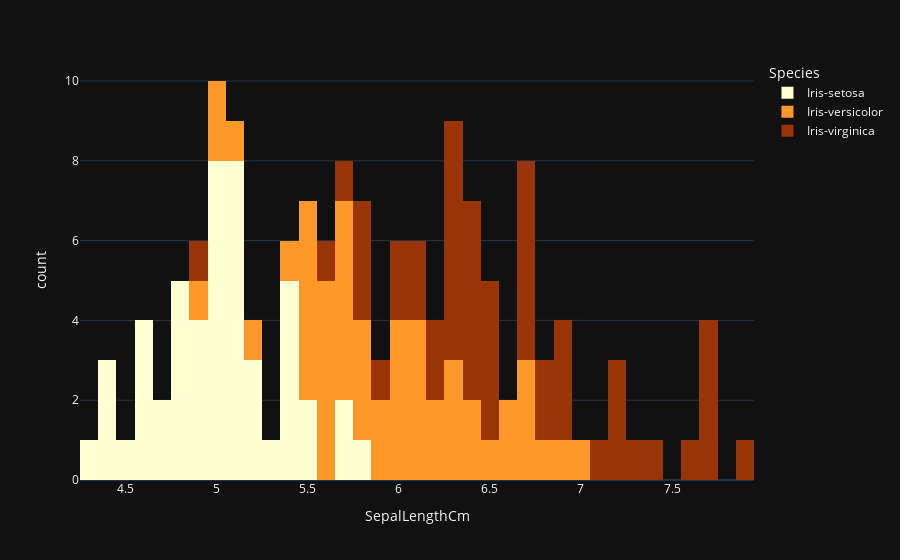

The notebook cell this image was saved under:
### Code cell
fig = px.histogram(data_frame=iris, x='SepalLengthCm',color='Species',color_discrete_sequence=['#ffffd4 ','#fe9929 ','#993404 '], template='plotly_dark',nbins=50)
fig.show()

### Figure 1 — Plotly figure (JSON) as saved in the notebook; plotly's stock layout.template omitted (floating-point values rounded to 4 significant figures)
{"data": [{"alignmentgroup": "True", "bingroup": "x", "hovertemplate": "Species=Iris-setosa<br>SepalLengthCm=%{x}<br>count=%{y}<extra></extra>", "legendgroup": "Iris-setosa", "marker": {"color": "#ffffd4 ", "pattern": {"shape": ""}}, "name": "Iris-setosa", "nbinsx": 50, "offsetgroup": "Iris-setosa", "orientation": "v", "showlegend": true, "type": "histogram", "x": [5.1, 4.9, 4.7, 4.6, 5, 5.4, 4.6, 5, 4.4, 4.9, 5.4, 4.8, 4.8, 4.3, 5.8, 5.7, 5.4, 5.1, 5.7, 5.1, 5.4, 5.1, 4.6, 5.1, 4.8, 5, 5, 5.2, 5.2, 4.7, 4.8, 5.4, 5.2, 5.5, 4.9, 5, 5.5, 4.9, 4.4, 5.1, 5, 4.5, 4.4, 5, 5.1, 4.8, 5.1, 4.6, 5.3, 5], "xaxis": "x", "yaxis": "y"}, {"alignmentgroup": "True", "bingroup": "x", "hovertemplate": "Species=Iris-versicolor<br>SepalLengthCm=%{x}<br>count=%{y}<extra></extra>", "legendgroup": "Iris-versicolor", "marker": {"color": "#fe9929 ", "pattern": {"shape": ""}}, "name": "Iris-versicolor", "nbinsx": 50, "offsetgroup": "Iris-versicolor", "orientation": "v", "showlegend": true, "type": "histogram", "x": [7, 6.4, 6.9, 5.5, 6.5, 5.7, 6.3, 4.9, 6.6, 5.2, 5, 5.9, 6, 6.1, 5.6, 6.7, 5.6, 5.8, 6.2, 5.6, 5.9, 6.1, 6.3, 6.1, 6.4, 6.6, 6.8, 6.7, 6, 5.7, 5.5, 5.5, 5.8, 6, 5.4, 6, 6.7, 6.3, 5.6, 5.5, 5.5, 6.1, 5.8, 5, 5.6, 5.7, 5.7, 6.2, 5.1, 5.7], "xaxis": "x", "yaxis": "y"}, {"alignmentgroup": "True", "bingroup": "x", "hovertemplate": "Species=Iris-virginica<br>SepalLengthCm=%{x}<br>count=%{y}<extra></extra>", "legendgroup": "Iris-virginica", "marker": {"color": "#993404 ", "pattern": {"shape": ""}}, "name": "Iris-virginica", "nbinsx": 50, "offsetgroup": "Iris-virginica", "orientation": "v", "showlegend": true, "type": "histogram", "x": [6.3, 5.8, 7.1, 6.3, 6.5, 7.6, 4.9, 7.3, 6.7, 7.2, 6.5, 6.4, 6.8, 5.7, 5.8, 6.4, 6.5, 7.7, 7.7, 6, 6.9, 5.6, 7.7, 6.3, 6.7, 7.2, 6.2, 6.1, 6.4, 7.2, 7.4, 7.9, 6.4, 6.3, 6.1, 7.7, 6.3, 6.4, 6, 6.9, 6.7, 6.9, 5.8, 6.8, 6.7, 6.7, 6.3, 6.5, 6.2, 5.9], "xaxis": "x", "yaxis": "y"}], "layout": {"barmode": "relative", "legend": {"title": {"text": "Species"}, "tracegroupgap": 0}, "margin": {"t": 60}, "xaxis": {"anchor": "y", "domain": [0, 1], "title": {"text": "SepalLengthCm"}}, "yaxis": {"anchor": "x", "domain": [0, 1], "title": {"text": "count"}}}}
